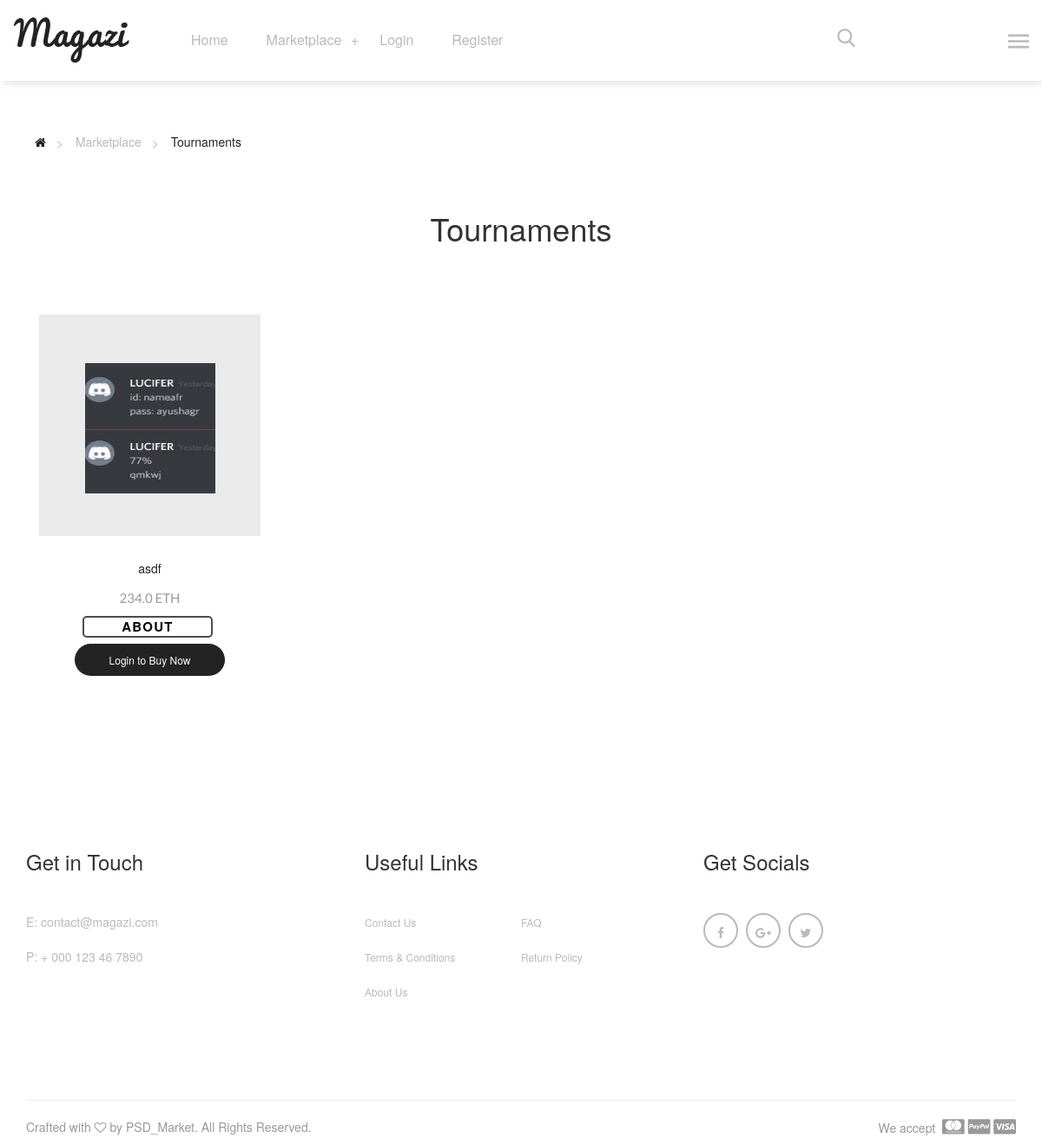
Page /tournaments on the earlier database version.
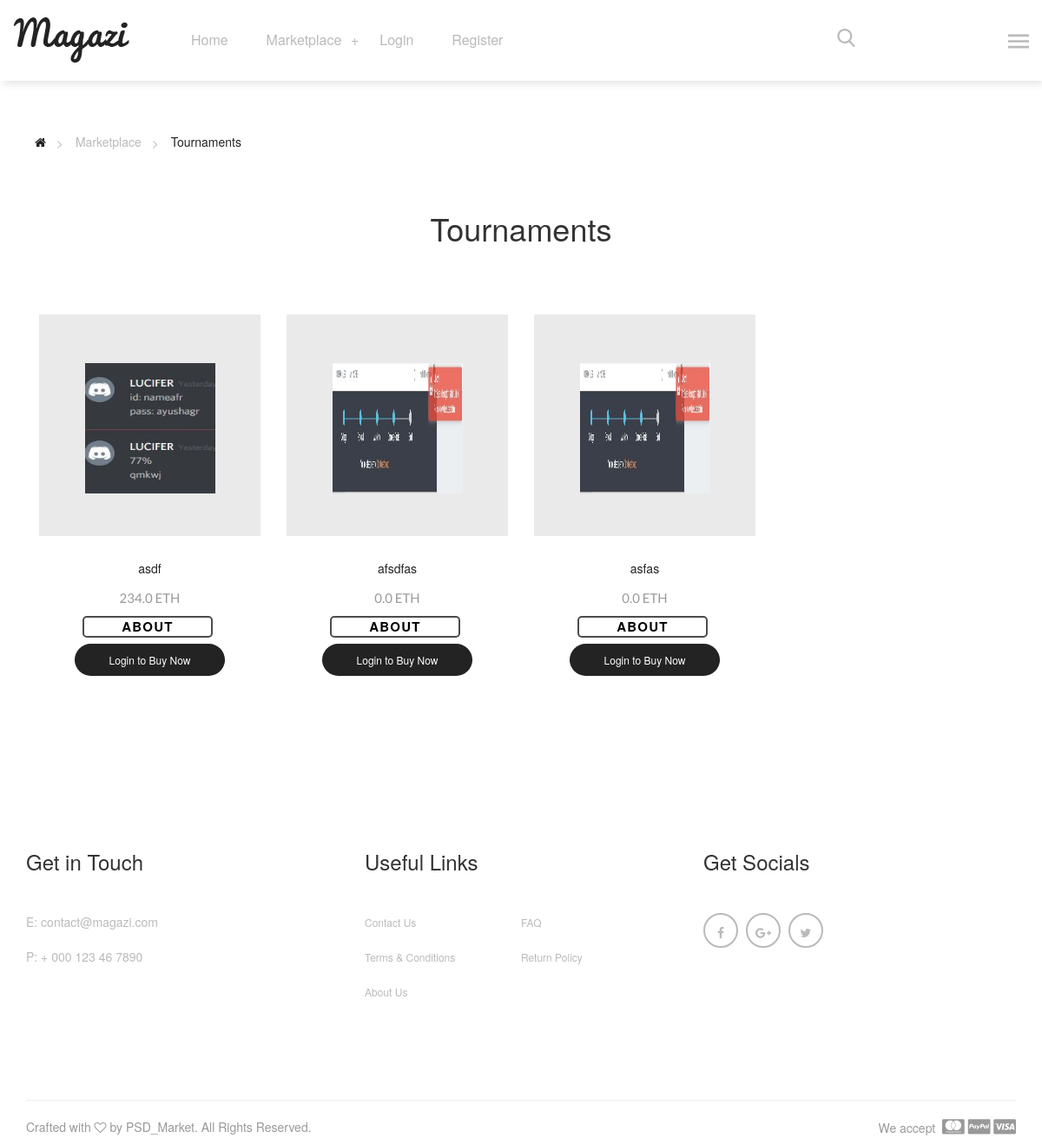
Same page on the later database version.
### website/models.py (models this page shows, shortened)
class Card(models.Model):
    CARD_TYPES = (
        ("Player", 'Player'),
        ("Owner", 'Owner'),
        ("Tournament", 'Tournament'),
        ("Board", 'Board'),
        ("Country", 'Country'),
        ("ICC", 'ICC'),
    )
    card_type = models.CharField(
        max_length=11,
        choices=CARD_TYPES,
        default="Player"
    )
    name = models.CharField(max_length=100, null=False)
    description = models.TextField(max_length=3000)
    transactions = 0
    owner = models.CharField(max_length=50, default="Unassigned")
    last_bid = models.FloatField(default=0)
    eth_id = models.IntegerField(null=True, blank=True)
    image = models.ImageField(null=True, blank=True)
    icc_ranking = models.IntegerField(blank=True, null=True)
    country = models.CharField(max_length=100, null=True, blank=True)
    ipl_team = models.CharField(max_length=100, null=True, blank=True)

### website/views.py (the view)
# urls.py: path('tournaments', views.marketplace_tournaments, name='tournaments'),
def marketplace_tournaments(request):
    all_tournaments = Card.objects.all().filter(card_type=text_s[2])
    return render(request, 'website/marketplace.html',
                  {'items': all_tournaments, 'text_s': text_s[2], 'text_p': text_p[2]})

### website/context_processors.py (called while the page is built)
def marketplace_items_context(request):
    return {
        'marketplace_items': marketplace_item_list,
        'multiplier': multiplier,
    }

### website/templatetags/custom_tags.py (called while the page is built)
@register.filter
def multiply(qty, unit_price):
    return float(qty) * float(unit_price)

### website/templates/website/marketplace.html (shortened to what this page needs)
{% extends 'website/base.html' %}
{% load staticfiles %}
{% load custom_tags %}
{% block content %}
    <main>
        <div class="magazi-pages-links margin-bottom-50">
            <div class="container">
                <ul>
                    <li><a href="#" title=""><i class="fa fa-home"></i></a></li>
                    <li><span>Marketplace</span></li>
                    <li><a href="{% url text_p|lower %}" title="">{{ text_p }}</a></li>
                </ul>
            </div>
        </div>
        <div class="magazi-section-title text-center margin-top-60 margin-bottom-70">
            <div class="container">
                <div class="row">
                    <div class="col-xs-12">
                        <h1>{{ text_p }}</h1>
                    </div>
                </div>
            </div>
        </div>
        <div class="magazi-list-view">
            <div class="container">
                <div class="tab-content">
                    <div class="tab-pane fade in active" id="colmnlist">
                        <div class="magazi-main-prodcts text-center">
                        {% if items %}
                            {% for item in items %}
                                <div class="col-md-3 col-sm-6 col-xs-6 full-wdth">
                                    <div class="magazi-product-inner margin-bottom-80">
                                        {% if item.image %}
                                            <div class="magazi-product-thumb">
                                                <img width="150" height="150" src="{{ item.image.url }}" alt="product-8">
                                                <a href="#" class="magazi-overlay"></a>
                                            </div>
                                        {% endif %}
                                        <div class="magazi-product-detail">
                                            <h1>
                                                <a href="#">{{ item.name }}</a>
                                            </h1>
                                            <p>
                                                <span>{{ item.last_bid }} ETH</span>
                                            </p>
                                            <div class="buy">
                                                <a style="list-style-type: none; color: black;" href="{% url text_s|lower item_id=item.id %}"><span>About</span></a>
                                            </div>
                                            {% if user.is_authenticated %}
                                                <div class="buy" id="buy_now{{ item.id }}">
                                                    <span style="color:#000;">Buy Now!</span>
                                                </div>
                                            {% else %}
                                                <a href="{% url 'login' %}" title="" class="adding-cart">Login to Buy Now</a>
                                            {% endif %}
                                        </div>
                                    </div>
                                </div>
                            {% endfor %}
                        {% else %}
                            <h3>No {{ text_s }} Available</h3>
                        {% endif %}
                        </div>
                    </div>
                </div>
            </div>
        </div>
    </main>
{% endblock %}

Differences in the rows shown:
added Card: image (picture), name "afsdfas", last_bid "0.0"
added Card: image (picture), name "asfas", last_bid "0.0"
